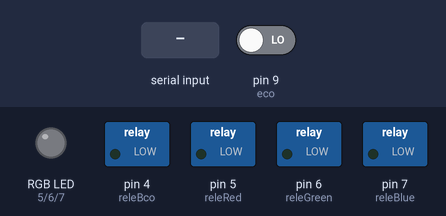
Simulated run of this sketch. Board: Arduino Uno, built with avr-gcc and run on an emulated ATmega328P. Shown: switched loads named in the sketch (green lamp = pin HIGH), an RGB LED mixed from three pins (HIGH = lit). The inputs (shaded band) are chosen by the test bench; at power-on: pin 9 (eco) LOW. Pins used as bus, display or sensor lines are not drawn.

Above: at 1.3 s.
1.4 s: "R" received over the second serial link
At 2.1 s:
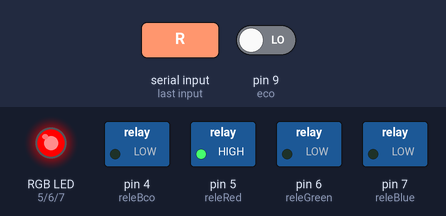
3.0 s: "G" received over the second serial link
At 4.2 s:
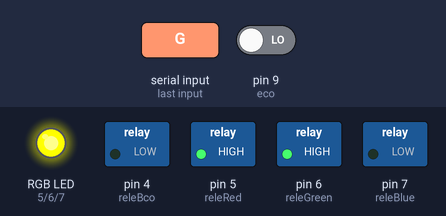
4.5 s: "B" received over the second serial link
At 5.6 s:
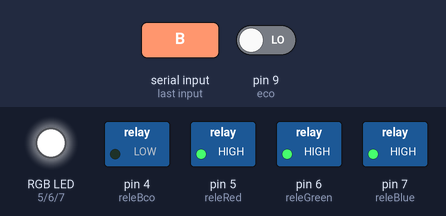
6.0 s: "R" received over the second serial link
At 6.7 s:
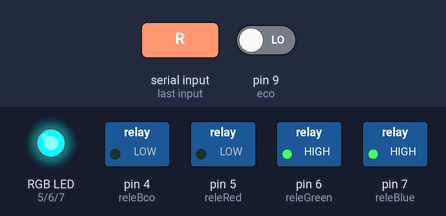
7.5 s: "G" received over the second serial link
At 7.9 s:
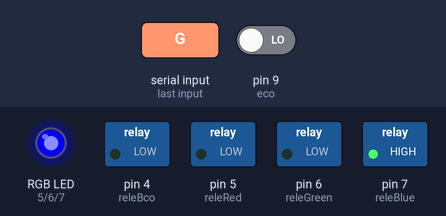
Timing chart, 0 to 10.0 s (numbered marks = the images above; inputs shaded):
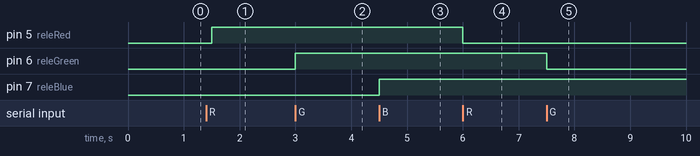

Measured:
- after the input at 1.4 s, pin 5 (releRed): LOW → HIGH after 0.10 s
- after the input at 3.0 s, pin 6 (releGreen): LOW → HIGH at once
- after the input at 4.5 s, pin 7 (releBlue): LOW → HIGH at once
- after the input at 6.0 s, pin 5 (releRed): HIGH → LOW at once
- after the input at 7.5 s, pin 6 (releGreen): HIGH → LOW at once

The sketch:

PruebaRGB.ino
```cpp
#include <SoftwareSerial.h>

SoftwareSerial miBT(2, 3); // RX, TX
char dato;
int releBco = 4;
int releRed= 5;
int releGreen=6;
int releBlue=7;
int eco = 9;
int trig = 10;

int distancia;

void setup() {
  // put your setup code here, to run once:
  miBT.begin(38400);
  pinMode(trig, OUTPUT);
  pinMode (eco, INPUT);
  pinMode (releBco, OUTPUT);
  pinMode (releRed, OUTPUT);
  pinMode (releGreen, OUTPUT);
  pinMode (releBlue, OUTPUT);
}

void loop() {
  // put your main code here, to run repeatedly:
  digitalWrite(trig, HIGH);
  delay (500);
  digitalWrite(trig, LOW);

  //pulseIn devuelve la duración del pulso
  //determinamos la distancia del pulso(duracion/58,2)
  distancia=pulseIn(eco, HIGH)/58.2;

  if (distancia<=5 && distancia >0){
    digitalWrite(releBco, !digitalRead(releBco));
    }

  if (miBT.available()){
    dato=miBT.read();
    switch(dato){
      case 'R': digitalWrite(releRed, !digitalRead(releRed));
      break;
      case 'G': digitalWrite(releGreen, !digitalRead(releGreen));
      break;
      case 'B': digitalWrite(releBlue, !digitalRead(releBlue));
      break;
      default:
      break;
    }
  }
}
```
